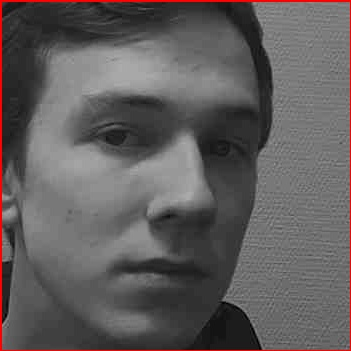
#> input picture db/DataSet/user.2.105.jpg, 351 x 351 px, found by its file name; its folder holds only this picture in this run
$ python facetrain.py
#> lines starting #> are read from the running program, lines starting #| are printed output that depends on the picture
import os
import cv2
import numpy as np
from PIL import Image
import glob


recognizer = cv2.face.LBPHFaceRecognizer_create()
path = 'D:\Python\AccessEbal0\Docker\db\DataSet'

def NewEbaloFromUnknown():

    faceDetect = cv2.CascadeClassifier(f'D:\Python\AccessEbal0\Docker\db/haarcascade_frontalface_default.xml')
    path_for_unknwn_images = r'D:\Python\AccessEbal0\Docker\Video\Unknown'
    recognizer = cv2.face.LBPHFaceRecognizer_create()
    recognizer.read(f"D:\Python\AccessEbal0\Docker\Training/recognizer/trainingData.yml")

    imagePaths = [os.path.join(path_for_unknwn_images, f) for f in os.listdir(path_for_unknwn_images)]
    print(imagePaths)
    sampleNum = 0
    for imagePath in imagePaths:
        frame = cv2.imread(imagePath)
        gray = cv2.cvtColor(frame, cv2.COLOR_BGR2GRAY)
        faces = faceDetect.detectMultiScale(gray, 1.3, 5)
        for (x, y, w, h) in faces:
            id, conf = recognizer.predict(gray[y:y + h, x:x + w])
            cv2.rectangle(frame, (x, y), (x + w, y + h), (0, 0, 255), 2)
            if (conf < 40):
                list_of_files = glob.glob(
                    'D:\Python\AccessEbal0\Docker\db\DataSet\*')
                list_of_ids_files = []
                maxnumber = []
                for imagePathh in list_of_files:
                    ID = int(os.path.split(imagePathh)[-1].split('.')[1])
                    if ID == id:
                        test = os.path.split(imagePathh)[-1]
                        list_of_ids_files.append(test)
                    for latest_file in list_of_ids_files:
                        flag = 0
                        bufer = ''
                        for i in latest_file:
                            if i == '.':
                                flag += 1
                                if flag == 3:
                                    break
                            if flag >= 2:
                                bufer += i
                        buferiterlow = bufer[1:]
                        maxnumber.append(int(buferiterlow))
                buferiter = max(maxnumber)
                cv2.imwrite("/bd/DataSet/user." + str(id) + '.' +
                            str(buferiter + 1) + ".jpg", frame[y:y + h, x:x + w])
                cv2.rectangle(frame, (x, y), (x + w, y + h), (0, 0, 255), 2)

while(True):
    def getImagesWithID(path):
        imagePaths = [os.path.join(path, f) for f in os.listdir(path)]
        print(imagePaths)
    # getImagesWithID(path)
        faces = []  # create an empty list for face
        IDs = []  # create empty list for the id
        count=0
        for imagePath in imagePaths:
            count +=1
            faceImg = Image.open(imagePath).convert("L")
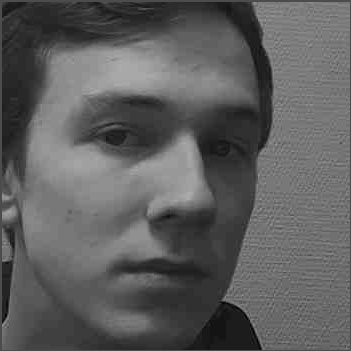
#> faceImg: PIL image 351x351 L; min 0, max 172, mean 94
            faceNp = np.array(faceImg, 'uint8')
            ID = int(os.path.split(imagePath)[-1].split('.')[1])
            faces.append(faceNp)
            print(ID)
            print(count)
            IDs.append(ID)
            #cv2.imshow("training", faceNp)
            cv2.waitKey(10)
        return np.array(IDs), faces


    Ids, faces = getImagesWithID(path)
#> Ids = [2]; faces = 1 item
    recognizer.train(faces, Ids)
    recognizer.save('D:\Python\AccessEbal0\Docker\Training/recognizer/trainingData.yml')
#> (the run stopped early here; a loop or call above may not have finished)

$ run again, on db/DataSet/user.2.138.jpg
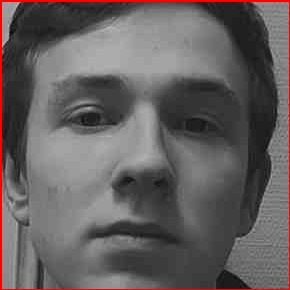
#> input picture db/DataSet/user.2.138.jpg, 290 x 290 px, found by its file name
#> in getImagesWithID, `faceImg = Image.open(imagePath).convert("L")`:
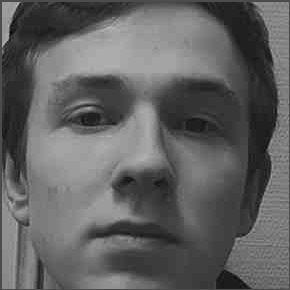
#> faceImg: PIL image 290x290 L; min 3, max 191, mean 97.1
#> Ids = [2]; faces = 1 item

$ run again, on db/DataSet/user.2.129.jpg
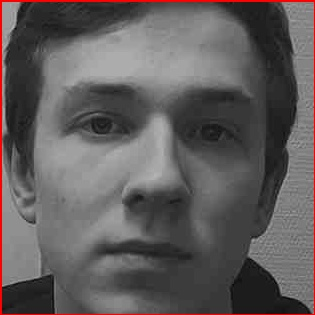
#> input picture db/DataSet/user.2.129.jpg, 315 x 315 px, found by its file name
#> in getImagesWithID, `faceImg = Image.open(imagePath).convert("L")`:
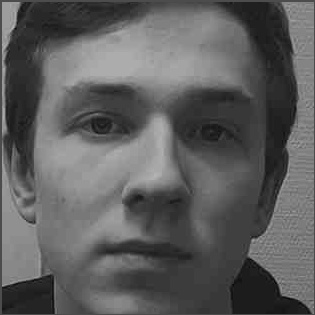
#> faceImg: PIL image 315x315 L; min 0, max 182, mean 93.6
#> Ids = [2]; faces = 1 item
